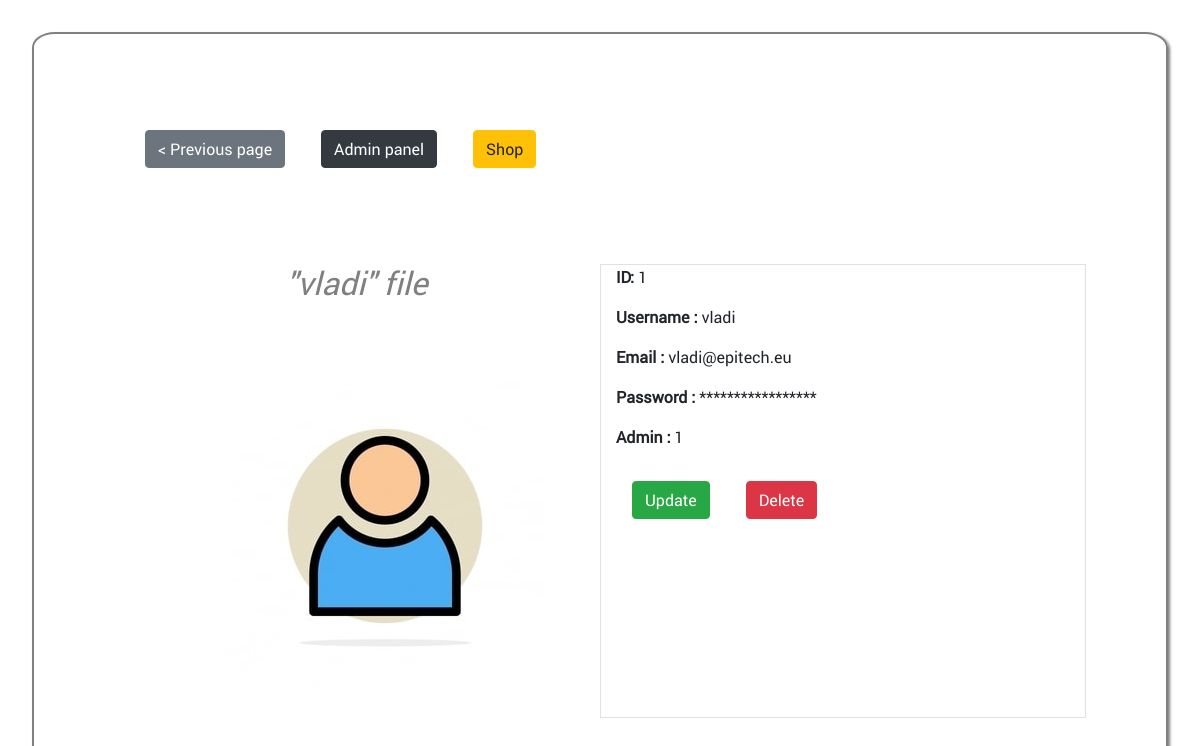
Page /admin/read_user.php?id=1 on the committed database.
### tables this page shows
CREATE TABLE `users` (
  `id` int NOT NULL AUTO_INCREMENT,
  `username` varchar(255) DEFAULT NULL,
  `password` varchar(255) DEFAULT NULL,
  `email` varchar(50) DEFAULT NULL,
  `admin` tinyint DEFAULT NULL,
  PRIMARY KEY (`id`)
);

### admin/read_user.php (the view, shortened to what this page needs)
<?php
include_once('../includes/my_connection.php');
if(isset($_GET['id'])) {
    $id = htmlspecialchars($_GET['id']);
    $sql="SELECT * FROM users WHERE id=:id";
    $rq=$connect->prepare($sql);
    $rq->bindValue(':id', $id, PDO::PARAM_INT);
    $rq->execute();
    $user=$rq->fetch();
}
?>
<!DOCTYPE html>
<html lang="en">
<head>
    <link rel="stylesheet" href="https://stackpath.bootstrapcdn.com/bootstrap/4.3.1/css/bootstrap.min.css">
    <link type="text/css" rel="stylesheet" href="style_admin.css" />
</head>
<body>
<main class="container">
     <a href="users.php" class="btn btn-secondary">< Previous page</a>
      <a href="panel.php" class="btn btn-dark">Admin panel</a>
      <a href="../index.php"class="btn btn-warning">Shop</a>
     <div class="row">
     <div class="col-sm-6">
    <h2 class="text-center"><em>"<?= $user['username']?>" file</em></h2>
    <img src="../images/avatar.jpg"class="img-fluid" alt="Responsive image">
     </div>
    <div class="col-sm-6 border">
    <p><strong>ID:</strong> <?= $user['id'] ?></p>
    <p><strong>Username :</strong> <?= $user['username'] ?></p>
    <p><strong>Email :</strong> <?= $user['email'] ?></p>
    <p><strong>Password :</strong> *****************</p>
    <p><strong>Admin :</strong> <?= $user['admin'] ?></p>
    <p><a href="edit_user.php?id=<?= $user['id'] ?>" class="btn btn-success">Update</a>  <a href="delete_user.php?id=<?= $user['id'] ?>" class="btn btn-danger">Delete</a></p>
</div>
     </div>
   </main>
</body>
</html>

### admin/style_admin.css (style rules this page uses)
body { font-family: 'robotoregular', Arial, sans-serif; display:flex; flex-direction: column; align-items: center; align-content: center; justify-content: center; border: 2px solid grey; box-shadow: 2px 2px 3px grey; border-radius: 2%; padding: 5em; margin: 2em; }
.text-center { text-align: center!important; margin-bottom: 2em; color:grey; }
a.btn { margin-top:1em; margin-bottom: 2em; margin-right: 1em; margin-left: 1em; }
img.img-fluid { margin-bottom: 2em; margin-left:6em; }
.col-sm-6 { margin-top: 4em; }

### rows in the picture
users: username "vladi", id "1", email "vladi@epitech.eu", admin "1"
